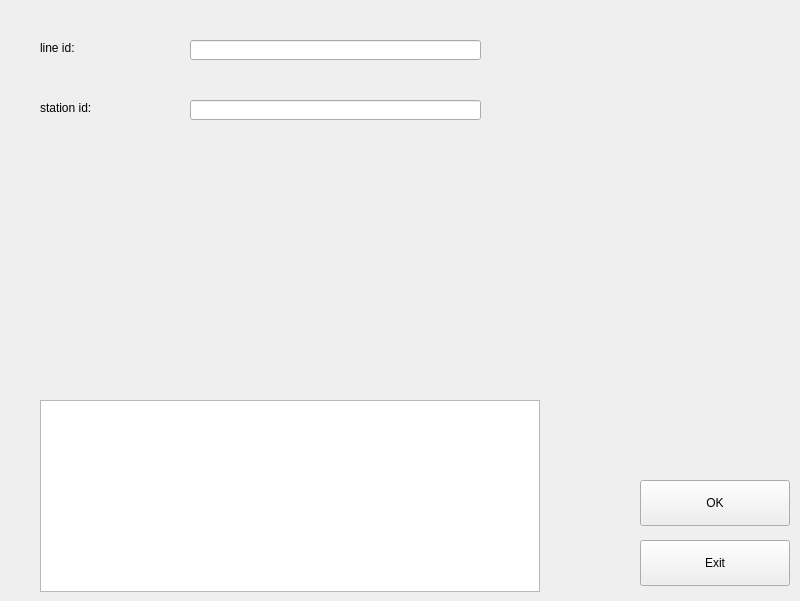
<?xml version="1.0" encoding="UTF-8"?>
<ui version="4.0">
 <class>modify_L</class>
 <widget class="QWidget" name="modify_L">
  <property name="geometry">
   <rect>
    <x>0</x>
    <y>0</y>
    <width>800</width>
    <height>601</height>
   </rect>
  </property>
  <property name="windowTitle">
   <string>Form</string>
  </property>
  <widget class="QLabel" name="id">
   <property name="geometry">
    <rect>
     <x>40</x>
     <y>40</y>
     <width>111</width>
     <height>16</height>
    </rect>
   </property>
   <property name="text">
    <string>line id:</string>
   </property>
  </widget>
  <widget class="QPushButton" name="OK">
   <property name="geometry">
    <rect>
     <x>640</x>
     <y>480</y>
     <width>150</width>
     <height>46</height>
    </rect>
   </property>
   <property name="text">
    <string>OK</string>
   </property>
  </widget>
  <widget class="QPushButton" name="Exit">
   <property name="geometry">
    <rect>
     <x>640</x>
     <y>540</y>
     <width>150</width>
     <height>46</height>
    </rect>
   </property>
   <property name="text">
    <string>Exit</string>
   </property>
  </widget>
  <widget class="QTextBrowser" name="textBrowser">
   <property name="geometry">
    <rect>
     <x>40</x>
     <y>400</y>
     <width>500</width>
     <height>192</height>
    </rect>
   </property>
  </widget>
  <widget class="QLineEdit" name="id_input">
   <property name="geometry">
    <rect>
     <x>190</x>
     <y>40</y>
     <width>291</width>
     <height>20</height>
    </rect>
   </property>
  </widget>
  <widget class="QLineEdit" name="station_input">
   <property name="geometry">
    <rect>
     <x>190</x>
     <y>100</y>
     <width>291</width>
     <height>20</height>
    </rect>
   </property>
   <property name="text">
    <string/>
   </property>
  </widget>
  <widget class="QLabel" name="station">
   <property name="geometry">
    <rect>
     <x>40</x>
     <y>100</y>
     <width>111</width>
     <height>16</height>
    </rect>
   </property>
   <property name="text">
    <string>station id:</string>
   </property>
  </widget>
 </widget>
 <resources/>
 <connections/>
</ui>
